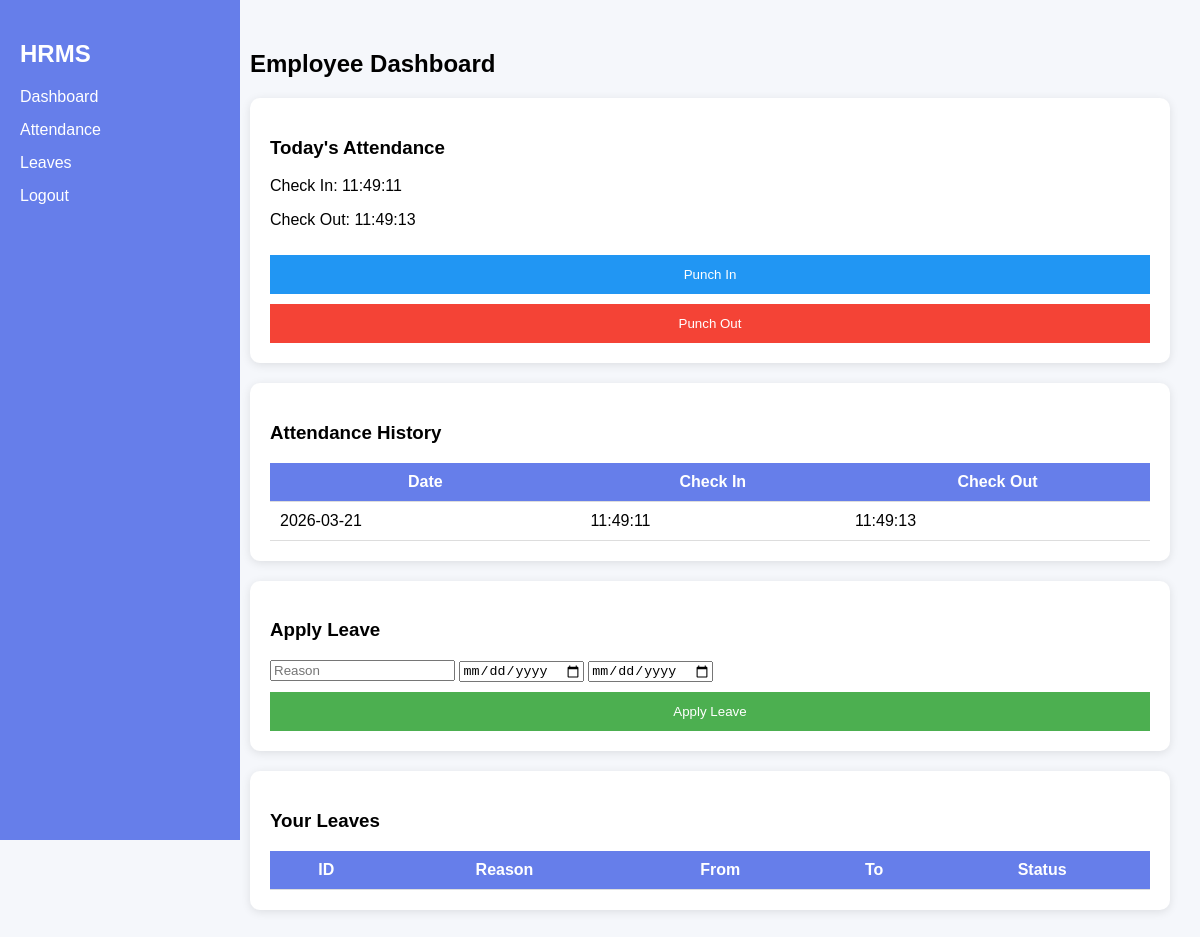
Page /employee/aditya on the earlier database version.
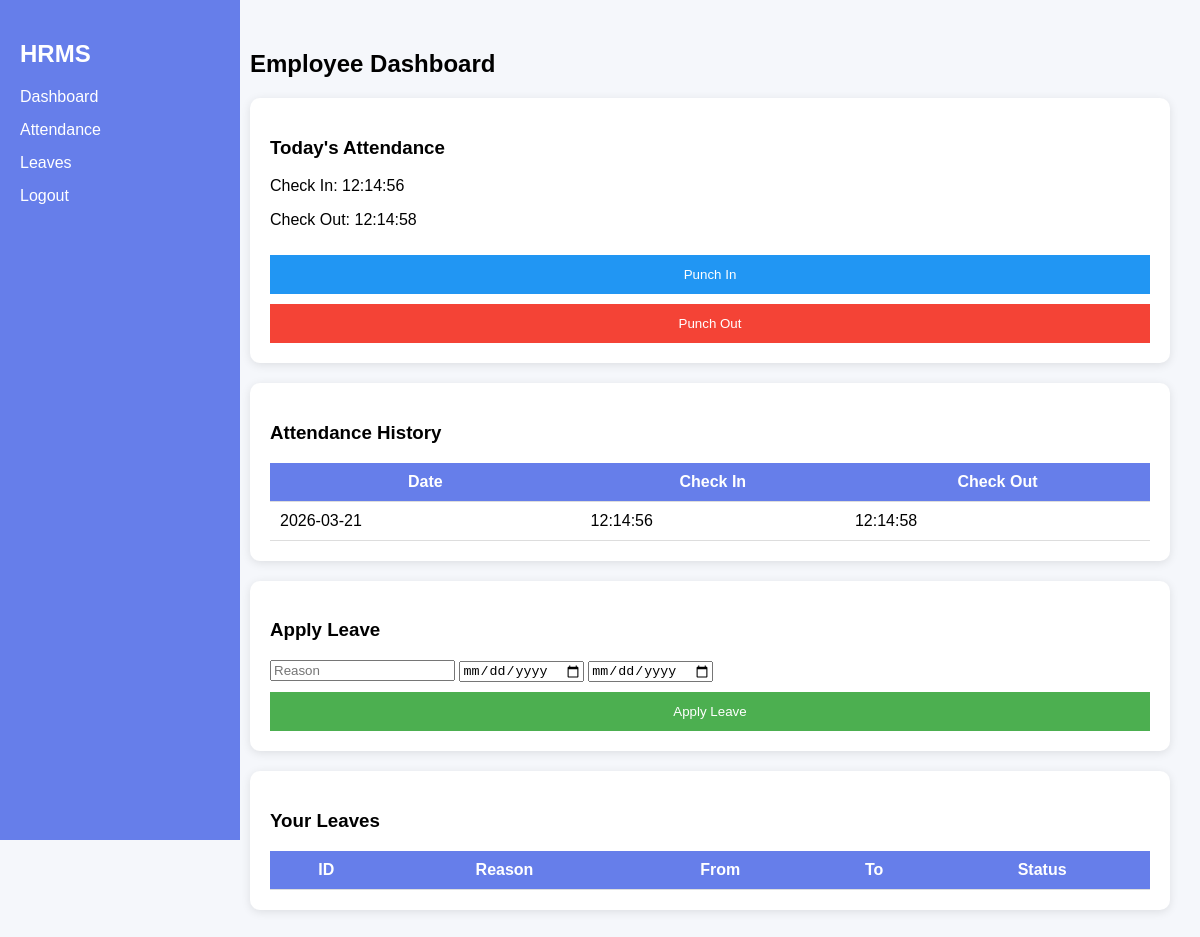
Same page on the later database version.
### tables this page shows
CREATE TABLE attendance (
    id INTEGER PRIMARY KEY AUTOINCREMENT,
    employee_email TEXT,
    date TEXT,
    check_in TEXT,
    check_out TEXT
);

### app.py (the view)
@app.get("/employee/{email}", response_class=HTMLResponse)
def employee_dashboard(request: Request, email: str):
    leaves = cur.execute(
        "SELECT * FROM leaves WHERE employee_email=?",
        (email,)
    ).fetchall()
    attendance = cur.execute(
        "SELECT * FROM attendance WHERE employee_email=? ORDER BY date DESC",
        (email,)
    ).fetchall()
    today, _ = get_ist_time()
    today_record = cur.execute(
        "SELECT * FROM attendance WHERE employee_email=? AND date=?",
        (email, today)
    ).fetchone()
    return templates.TemplateResponse(
        "dashboard_employee.html",
        {
            "request": request,
            "email": email,
            "leaves": leaves,
            "attendance": attendance,
            "today_record": today_record
        }
    )

### templates/dashboard_employee.html (shortened to what this page needs)
<!DOCTYPE html>
<html>
<head>
</head>
<body>
<div class="sidebar">
<h2>HRMS</h2>
<a href="#">Dashboard</a>
<a href="#">Attendance</a>
<a href="#">Leaves</a>
<a href="/logout">Logout</a>
</div>
<div class="main">
<h2>Employee Dashboard</h2>
<div class="card">
<h3>Today's Attendance</h3>
{% if today_record %}
<p>Check In: {{today_record[3]}}</p>
<p>Check Out: {{today_record[4]}}</p>
{% else %}
<p>No attendance today</p>
{% endif %}
<form method="post" action="/check_in">
<button style="background:#2196F3;">Punch In</button>
</form>
<form method="post" action="/check_out">
<button style="background:#f44336;">Punch Out</button>
</form>
</div>
<div class="card">
<h3>Attendance History</h3>
<table>
<tr>
<th>Date</th>
<th>Check In</th>
<th>Check Out</th>
</tr>
{% for a in attendance %}
<tr>
<td>{{a[2]}}</td>
<td>{{a[3]}}</td>
<td>{{a[4]}}</td>
</tr>
{% endfor %}
</table>
</div>
<div class="card">
<h3>Apply Leave</h3>
<form method="post" action="/apply_leave">
<input name="reason" placeholder="Reason">
<input type="date" name="from_date">
<input type="date" name="to_date">
<button style="background:#4CAF50;">Apply Leave</button>
</form>
</div>
<div class="card">
<h3>Your Leaves</h3>
<table>
<tr>
<th>ID</th>
<th>Reason</th>
<th>From</th>
<th>To</th>
<th>Status</th>
</tr>
</table>
</div>
</div>
</body>
</html>

### templates/dashboard_employee.html (style rules this page uses)
body { margin:0; font-family:Arial; background:#f5f7fb; }
.sidebar { width:200px; height:100vh; background:#667eea; color:white; position:fixed; padding:20px; }
.sidebar a { color:white; display:block; margin:15px 0; text-decoration:none; }
.main { margin-left:220px; padding:30px; }
.card { background:white; padding:20px; border-radius:10px; margin-bottom:20px; box-shadow:0 2px 10px rgba(0,0,0,0.1); }
button { padding:12px; width:100%; border:none; color:white; margin-top:10px; }
table { width:100%; border-collapse:collapse; }
th { background:#667eea; color:white; }
td, th { padding:10px; border-bottom:1px solid #ddd; }

Differences in the rows shown:
changed attendance: check_in "11:49:11" → "12:14:56"; check_out "11:49:13" → "12:14:58"
